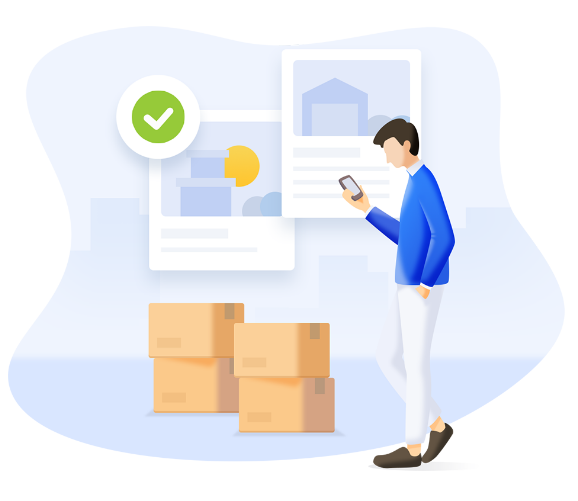
#> input picture frames/Rectangle 16.png, 578 x 501 px
$ python test_evaluation.py
#> lines starting #> are read from the running program, lines starting #| are printed output that depends on the picture
### preprocessing.py
# preprocessing.py
import numpy as np
import cv2

def bgr_to_ycbcr(frame_bgr):
    """Convert BGR frame to YCbCr color space."""
    frame_float = frame_bgr.astype(np.float32)

    B = frame_float[:, :, 0]
    G = frame_float[:, :, 1]
    R = frame_float[:, :, 2]

    Y  =  0.299  * R + 0.587  * G + 0.114  * B
    Cb = -0.1687 * R - 0.3313 * G + 0.5    * B + 128
    Cr =  0.5    * R - 0.4187 * G - 0.0813 * B + 128

    return Y, Cb, Cr


def chroma_subsample(Cb, Cr):
    """4:2:0 subsampling — reduce Cb and Cr by half in both dimensions."""
    Cb_sub = Cb[::2, ::2]
    Cr_sub = Cr[::2, ::2]
    return Cb_sub, Cr_sub


def chroma_upsample(Cb_sub, Cr_sub, original_shape):
    """Upsample Cb and Cr back to original size."""
    h, w = original_shape
    Cb_up = cv2.resize(Cb_sub, (w, h), interpolation=cv2.INTER_LINEAR)
    Cr_up = cv2.resize(Cr_sub, (w, h), interpolation=cv2.INTER_LINEAR)
    return Cb_up, Cr_up


def ycbcr_to_bgr(Y, Cb, Cr):
    """Convert YCbCr back to BGR."""
    R = Y + 1.402  * (Cr - 128)
    G = Y - 0.3441 * (Cb - 128) - 0.7141 * (Cr - 128)
    B = Y + 1.7720 * (Cb - 128)

    bgr = np.stack([B, G, R], axis=2)
    bgr = np.clip(bgr, 0, 255).astype(np.uint8)
    return bgr


def preprocess_frame(frame_bgr):
    """Full preprocessing pipeline for one frame."""
    Y, Cb, Cr = bgr_to_ycbcr(frame_bgr)
    Cb_sub, Cr_sub = chroma_subsample(Cb, Cr)
    return Y, Cb_sub, Cr_sub


def reconstruct_frame(Y, Cb_sub, Cr_sub):
    """Reconstruct BGR frame from YCbCr components."""
    h, w = Y.shape
    Cb_up, Cr_up = chroma_upsample(Cb_sub, Cr_sub, (h, w))
    return ycbcr_to_bgr(Y, Cb_up, Cr_up)

### intra_coding.py
# intra_coding.py
import numpy as np
from scipy.fft import dctn, idctn

# Matrice de quantification standard JPEG (luminance)
Q_MATRIX = np.array([
    [16, 11, 10, 16, 24,  40,  51,  61],
    [12, 12, 14, 19, 26,  58,  60,  55],
    [14, 13, 16, 24, 40,  57,  69,  56],
    [14, 17, 22, 29, 51,  87,  80,  62],
    [18, 22, 37, 56, 68,  109, 103, 77],
    [24, 35, 55, 64, 81,  104, 113, 92],
    [49, 64, 78, 87, 103, 121, 120, 101],
    [72, 92, 95, 98, 112, 100, 103, 99]
], dtype=np.float32)


def get_quantization_matrix(quality=50):
    """Scale Q matrix based on quality factor (1=low quality, 100=high quality)."""
    if quality <= 0:
        quality = 1
    if quality > 100:
        quality = 100

    if quality < 50:
        scale = 5000 / quality
    else:
        scale = 200 - 2 * quality

    Q = np.floor((Q_MATRIX * scale + 50) / 100)
    Q = np.clip(Q, 1, 255)
    return Q


def apply_dct(block):
    """Apply 2D DCT to an 8x8 block."""
    return dctn(block, norm='ortho')


def apply_idct(block):
    """Apply 2D IDCT to an 8x8 block."""
    return idctn(block, norm='ortho')


def quantize(dct_block, Q):
    """Quantize DCT coefficients."""
    return np.round(dct_block / Q).astype(np.int32)


def dequantize(quant_block, Q):
    """Dequantize coefficients."""
    return (quant_block * Q).astype(np.float32)


def encode_channel(channel, quality=50):
    """
    Encode a single channel (Y, Cb, or Cr) using DCT + quantization.
    Returns quantized blocks as a 2D array of 8x8 blocks.
    """
    h, w = channel.shape
    Q = get_quantization_matrix(quality)

    # Pad to multiple of 8
    h_pad = (8 - h % 8) % 8
    w_pad = (8 - w % 8) % 8
    padded = np.pad(channel, ((0, h_pad), (0, w_pad)), mode='edge')

    ph, pw = padded.shape
    blocks_h = ph // 8
    blocks_w = pw // 8

    quantized_blocks = np.zeros((blocks_h, blocks_w, 8, 8), dtype=np.int32)

    for i in range(blocks_h):
        for j in range(blocks_w):
            block = padded[i*8:(i+1)*8, j*8:(j+1)*8].astype(np.float32) - 128
            dct_block = apply_dct(block)
            quantized_blocks[i, j] = quantize(dct_block, Q)

    return quantized_blocks, (h, w), quality


def decode_channel(quantized_blocks, original_shape, quality=50):
    """
    Decode a channel from quantized DCT blocks back to pixel values.
    """
    Q = get_quantization_matrix(quality)
    blocks_h, blocks_w = quantized_blocks.shape[:2]
    ph, pw = blocks_h * 8, blocks_w * 8

    reconstructed = np.zeros((ph, pw), dtype=np.float32)

    for i in range(blocks_h):
        for j in range(blocks_w):
            dct_block = dequantize(quantized_blocks[i, j], Q)
            block = apply_idct(dct_block) + 128
            reconstructed[i*8:(i+1)*8, j*8:(j+1)*8] = block

    # Crop back to original size
    h, w = original_shape
    reconstructed = reconstructed[:h, :w]
    return np.clip(reconstructed, 0, 255).astype(np.float32)


def encode_iframe(Y, Cb, Cr, quality=50):
    """Encode a full I-frame (all 3 channels)."""
    Y_blocks,  Y_shape,  _ = encode_channel(Y,  quality)
    Cb_blocks, Cb_shape, _ = encode_channel(Cb, quality)
    Cr_blocks, Cr_shape, _ = encode_channel(Cr, quality)
    return {
        'type'    : 'I',
        'Y'       : Y_blocks,
        'Cb'      : Cb_blocks,
        'Cr'      : Cr_blocks,
        'Y_shape' : Y_shape,
        'Cb_shape': Cb_shape,
        'Cr_shape': Cr_shape,
        'quality' : quality
    }


def decode_iframe(iframe_data):
    """Decode a full I-frame."""
    quality = iframe_data['quality']
    Y  = decode_channel(iframe_data['Y'],  iframe_data['Y_shape'],  quality)
    Cb = decode_channel(iframe_data['Cb'], iframe_data['Cb_shape'], quality)
    Cr = decode_channel(iframe_data['Cr'], iframe_data['Cr_shape'], quality)
    return Y, Cb, Cr

### inter_coding.py
# inter_coding.py
import numpy as np
from intra_coding import encode_channel, decode_channel, apply_dct, apply_idct, quantize, dequantize, get_quantization_matrix


def block_matching(current_block, ref_frame, ref_y, ref_x, search_window=8):
    """
    Find the best matching block in the reference frame.
    Returns the motion vector (dy, dx) and the best matching block.
    """
    h, w = ref_frame.shape
    bh, bw = current_block.shape  # 16x16

    best_sad = float('inf')
    best_dy, best_dx = 0, 0

    for dy in range(-search_window, search_window + 1):
        for dx in range(-search_window, search_window + 1):
            ny = ref_y + dy
            nx = ref_x + dx

            # Boundary check
            if ny < 0 or nx < 0 or ny + bh > h or nx + bw > w:
                continue

            ref_block = ref_frame[ny:ny+bh, nx:nx+bw]
            sad = np.sum(np.abs(current_block.astype(np.float32) - ref_block.astype(np.float32)))

            if sad < best_sad:
                best_sad = sad
                best_dy = dy
                best_dx = dx

    best_ref_block = ref_frame[
        ref_y + best_dy : ref_y + best_dy + bh,
        ref_x + best_dx : ref_x + best_dx + bw
    ]
    return best_dy, best_dx, best_ref_block


def encode_residual(residual, quality=50):
    """Apply DCT + quantization to a residual block (16x16 split into 4 8x8 blocks)."""
    Q = get_quantization_matrix(quality)
    quant_blocks = np.zeros((2, 2, 8, 8), dtype=np.int32)

    for i in range(2):
        for j in range(2):
            block = residual[i*8:(i+1)*8, j*8:(j+1)*8].astype(np.float32)
            dct_block = apply_dct(block)
            quant_blocks[i, j] = quantize(dct_block, Q)

    return quant_blocks


def decode_residual(quant_blocks, quality=50):
    """Decode residual from quantized DCT blocks."""
    Q = get_quantization_matrix(quality)
    residual = np.zeros((16, 16), dtype=np.float32)

    for i in range(2):
        for j in range(2):
            dct_block = dequantize(quant_blocks[i, j], Q)
            block = apply_idct(dct_block)
            residual[i*8:(i+1)*8, j*8:(j+1)*8] = block

    return residual


def encode_pframe(current_Y, ref_Y, quality=50, search_window=8):
    """
    Encode a P-frame using motion estimation on the Y channel.
    Returns motion vectors and encoded residuals.
    """
    h, w = current_Y.shape

    # Pad to multiple of 16
    h_pad = (16 - h % 16) % 16
    w_pad = (16 - w % 16) % 16
    curr_padded = np.pad(current_Y, ((0, h_pad), (0, w_pad)), mode='edge')
    ref_padded  = np.pad(ref_Y,     ((0, h_pad), (0, w_pad)), mode='edge')

    ph, pw = curr_padded.shape
    blocks_h = ph // 16
    blocks_w = pw // 16

    motion_vectors = np.zeros((blocks_h, blocks_w, 2), dtype=np.int32)
    residual_blocks = []

    for i in range(blocks_h):
        row = []
        for j in range(blocks_w):
            curr_block = curr_padded[i*16:(i+1)*16, j*16:(j+1)*16]

            dy, dx, ref_block = block_matching(
                curr_block, ref_padded,
                ref_y=i*16, ref_x=j*16,
                search_window=search_window
            )

            motion_vectors[i, j] = [dy, dx]

            residual = curr_block.astype(np.float32) - ref_block.astype(np.float32)
            quant_residual = encode_residual(residual, quality)
            row.append(quant_residual)

        residual_blocks.append(row)

    return {
        'type'           : 'P',
        'motion_vectors' : motion_vectors,
        'residuals'      : residual_blocks,
        'original_shape' : (h, w),
        'quality'        : quality
    }


def decode_pframe(pframe_data, ref_Y):
    """Reconstruct P-frame from motion vectors + residuals + reference frame."""
    h, w = pframe_data['original_shape']
    quality = pframe_data['quality']
    motion_vectors = pframe_data['motion_vectors']
    residual_blocks = pframe_data['residuals']

    h_pad = (16 - h % 16) % 16
    w_pad = (16 - w % 16) % 16
    ref_padded = np.pad(ref_Y, ((0, h_pad), (0, w_pad)), mode='edge')

    ph, pw = ref_padded.shape
    reconstructed = np.zeros((ph, pw), dtype=np.float32)

    blocks_h = ph // 16
    blocks_w = pw // 16

    for i in range(blocks_h):
        for j in range(blocks_w):
            dy, dx = motion_vectors[i, j]
            ref_y = i * 16 + dy
            ref_x = j * 16 + dx

            ref_y = np.clip(ref_y, 0, ph - 16)
            ref_x = np.clip(ref_x, 0, pw - 16)

            ref_block = ref_padded[ref_y:ref_y+16, ref_x:ref_x+16].astype(np.float32)
            residual = decode_residual(residual_blocks[i][j], quality)

            reconstructed[i*16:(i+1)*16, j*16:(j+1)*16] = ref_block + residual

    reconstructed = reconstructed[:h, :w]
    return np.clip(reconstructed, 0, 255).astype(np.float32)


# [5 lines left out: function get_frame_type, not called in this run]

### evaluation.py
# evaluation.py
import numpy as np
import matplotlib.pyplot as plt
import matplotlib.patches as mpatches
import cv2
import os


# ─── Quality Metrics ────────────────────────────────────────────────────────

def compute_psnr(original, reconstructed):
    """Compute Peak Signal-to-Noise Ratio between two frames."""
    original      = original.astype(np.float32)
    reconstructed = reconstructed.astype(np.float32)
    mse = np.mean((original - reconstructed) ** 2)
    if mse == 0:
        return float('inf')
    return 20 * np.log10(255.0 / np.sqrt(mse))


def compute_compression_ratio(original_frames, bin_path):
    """Compute overall compression ratio."""
    original_size  = sum(f.nbytes for f in original_frames)
    compressed_size = os.path.getsize(bin_path)
    return original_size / compressed_size, original_size, compressed_size


def print_metrics(frame_types, psnr_values, original_frames, bin_path):
    """Print a summary of all metrics."""
    ratio, orig_size, comp_size = compute_compression_ratio(original_frames, bin_path)

    print("\n" + "="*50)
    print("         EVALUATION SUMMARY")
    print("="*50)
    print(f"  Total frames     : {len(frame_types)}")
    print(f"  I-frames         : {frame_types.count('I')}")
    print(f"  P-frames         : {frame_types.count('P')}")
    print(f"  Original size    : {orig_size:,} bytes")
    print(f"  Compressed size  : {comp_size:,} bytes")
    print(f"  Compression ratio: {ratio:.2f}x")
    print(f"  Avg PSNR         : {np.mean(psnr_values):.2f} dB")
    print("="*50)
    for i, (ft, psnr) in enumerate(zip(frame_types, psnr_values)):
        print(f"  Frame {i:2d} [{ft}]  PSNR: {psnr:.2f} dB")
    print("="*50 + "\n")


# ─── Pipeline Visualisation ─────────────────────────────────────────────────

def visualize_pipeline(original_frames, reconstructed_frames,
                       encoded_frames, frame_types,
                       psnr_values, bin_path):
    """
    Produce a single figure showing every stage of the pipeline.
    """
    from preprocessing import preprocess_frame
    from intra_coding  import encode_iframe

    fig = plt.figure(figsize=(22, 24))
    fig.suptitle("MPEG-4 Encoder Pipeline — Full Visualisation", fontsize=16, fontweight='bold')

    # ── 1. Original frames ──────────────────────────────────────────────────
    n_frames = min(len(original_frames), 4)
    for i in range(n_frames):
        ax = fig.add_subplot(6, 4, i + 1)
        ax.imshow(cv2.cvtColor(original_frames[i], cv2.COLOR_BGR2RGB))
        ax.set_title(f"Frame {i} [{frame_types[i]}]", fontsize=9)
        ax.axis('off')

    # ── 2. Color space channels ─────────────────────────────────────────────
    Y, Cb, Cr = preprocess_frame(original_frames[0])
    for idx, (channel, name) in enumerate([(Y, 'Y'), (Cb, 'Cb'), (Cr, 'Cr')]):
        ax = fig.add_subplot(6, 4, 5 + idx)
        ax.imshow(channel, cmap='gray')
        ax.set_title(f"Color Space: {name}", fontsize=9)
        ax.axis('off')

    ax_info = fig.add_subplot(6, 4, 8)
    ax_info.text(0.5, 0.5,
                 f"YCbCr 4:2:0\nY:  {Y.shape}\nCb: {Cb.shape}\nCr: {Cr.shape}",
                 ha='center', va='center', fontsize=10,
                 bbox=dict(boxstyle='round', facecolor='lightyellow'))
    ax_info.axis('off')
    ax_info.set_title("Subsampling Info", fontsize=9)

    # ── 3. DCT & Quantisation ────────────────────────────────────────────────
    # Find a non-uniform block
    bi, bj = 0, 0
    for ii in range(encoded_frames[0]['Y'].shape[0]):
        for jj in range(encoded_frames[0]['Y'].shape[1]):
            if Y[ii*8:(ii+1)*8, jj*8:(jj+1)*8].std() > 10:
                bi, bj = ii, jj
                break
        else:
            continue
        break

    raw_block  = Y[bi*8:(bi+1)*8, bj*8:(bj+1)*8]
    dct_block  = encoded_frames[0]['Y'][bi, bj]
    rec_block  = reconstructed_frames[0][bi*8:(bi+1)*8, bj*8:(bj+1)*8] if reconstructed_frames[0] is not None else raw_block

    for idx, (data, title) in enumerate([
        (raw_block,  "Raw 8×8 block"),
        (dct_block,  "DCT quantised"),
        (rec_block,  "Reconstructed block")
    ]):
        ax = fig.add_subplot(6, 4, 9 + idx)
        im = ax.imshow(data, cmap='RdBu_r')
        ax.set_title(title, fontsize=9)
        plt.colorbar(im, ax=ax, fraction=0.046)
        ax.axis('off')

    # ── 4. Motion vectors ────────────────────────────────────────────────────
    p_idx = next((i for i, t in enumerate(frame_types) if t == 'P'), None)
    ax_mv = fig.add_subplot(6, 4, 13)

    if p_idx is not None and reconstructed_frames[p_idx - 1] is not None:
        ax_mv.imshow(reconstructed_frames[p_idx - 1], cmap='gray')
        mv = encoded_frames[p_idx]['motion_vectors']
        for i in range(0, mv.shape[0], 2):
            for j in range(0, mv.shape[1], 2):
                dy, dx = mv[i, j]
                ax_mv.annotate("", xy=(j*16+8+dx, i*16+8+dy),
                               xytext=(j*16+8, i*16+8),
                               arrowprops=dict(arrowstyle="->", color='red', lw=0.8))
        ax_mv.set_title(f"Motion Vectors (Frame {p_idx})", fontsize=9)
    else:
        ax_mv.text(0.5, 0.5, "No P-frame", ha='center', va='center')
        ax_mv.set_title("Motion Vectors", fontsize=9)
    ax_mv.axis('off')

    # ── 5. Residuals & Reconstruction ────────────────────────────────────────
    if p_idx is not None:
        mv   = encoded_frames[p_idx]['motion_vectors']
        dy0, dx0 = mv[0, 0]
        h_ref, w_ref = reconstructed_frames[p_idx - 1].shape
        ref_y = min(max(0, dy0), h_ref - 16)
        ref_x = min(max(0, dx0), w_ref - 16)
        ref_block_16 = reconstructed_frames[p_idx - 1][ref_y:ref_y+16, ref_x:ref_x+16]

        from inter_coding import decode_residual
        res_decoded = decode_residual(encoded_frames[p_idx]['residuals'][0][0],
                                      encoded_frames[p_idx]['quality'])

        ax_res = fig.add_subplot(6, 4, 14)
        ax_res.imshow(res_decoded, cmap='RdBu_r')
        ax_res.set_title("Residual (P-frame block)", fontsize=9)
        ax_res.axis('off')

        ax_ref = fig.add_subplot(6, 4, 15)
        ax_ref.imshow(ref_block_16, cmap='gray')
        ax_ref.set_title("Ref block (motion comp.)", fontsize=9)
        ax_ref.axis('off')

    # ── 6. PSNR chart ────────────────────────────────────────────────────────
    ax_psnr = fig.add_subplot(6, 1, 6)
    colors = ['steelblue' if t == 'I' else 'tomato' for t in frame_types]
    bars   = ax_psnr.bar(range(len(psnr_values)), psnr_values, color=colors)
    ax_psnr.set_xlabel("Frame index")
    ax_psnr.set_ylabel("PSNR (dB)")
    ax_psnr.set_title("PSNR per Frame")
    ax_psnr.axhline(y=np.mean(psnr_values), color='green', linestyle='--',
                    label=f"Mean PSNR: {np.mean(psnr_values):.2f} dB")
    ax_psnr.legend()
    i_patch = mpatches.Patch(color='steelblue', label='I-frame')
    p_patch = mpatches.Patch(color='tomato',    label='P-frame')
    ax_psnr.legend(handles=[i_patch, p_patch,
                             mpatches.Patch(color='green', label=f"Mean: {np.mean(psnr_values):.2f} dB")])

    plt.tight_layout()
    plt.savefig("output/pipeline_visualisation.png", dpi=150, bbox_inches='tight')
    plt.show()
    print("✅ Saved: output/pipeline_visualisation.png")

### entropy_coding.py
# entropy_coding.py
import numpy as np
import pickle
import zlib
import os


def serialize_data(encoded_frames):
    """
    Serialize all encoded frames (I-frames and P-frames) into bytes using pickle.
    """
    return pickle.dumps(encoded_frames)


def compress_data(serialized_data):
    """
    Apply zlib lossless compression to serialized data.
    """
    return zlib.compress(serialized_data, level=9)  # level 9 = max compression


# [12 lines left out: functions decompress_data, deserialize_data, not called in this run]


def write_bin_file(compressed_data, output_path):
    """
    Write compressed data to a .bin file with a header.
    Header format: magic bytes + version + data size
    """
    magic   = b'MPEG4SIM'   # 8 bytes identifier
    version = (1).to_bytes(2, byteorder='big')  # version 1
    size    = len(compressed_data).to_bytes(8, byteorder='big')  # data size

    with open(output_path, 'wb') as f:
        f.write(magic)
        f.write(version)
        f.write(size)
        f.write(compressed_data)

    print(f"✅ Written to {output_path} ({os.path.getsize(output_path)} bytes)")


# [18 lines left out: function read_bin_file, not called in this run]


def encode_to_bin(encoded_frames, output_path):
    """
    Full pipeline: encoded frames → serialized → compressed → .bin file
    """
    print("🔄 Serializing data...")
    serialized = serialize_data(encoded_frames)
    print(f"   Serialized size : {len(serialized):,} bytes")

    print("🔄 Compressing data...")
    compressed = compress_data(serialized)
    print(f"   Compressed size : {len(compressed):,} bytes")
    print(f"   Compression ratio (entropy stage): {len(serialized)/len(compressed):.2f}x")

    print("🔄 Writing .bin file...")
    write_bin_file(compressed, output_path)


# [15 lines left out: function decode_from_bin, not called in this run]

### test_evaluation.py
# test_evaluation.py
import cv2
import numpy as np
from preprocessing  import preprocess_frame, reconstruct_frame
from intra_coding   import encode_iframe, decode_iframe
from inter_coding   import encode_pframe, decode_pframe
from entropy_coding import encode_to_bin, decode_from_bin
from evaluation     import compute_psnr, print_metrics, visualize_pipeline

# ── Frames ──────────────────────────────────────────────────────────────────
frame1 = cv2.imread("frames/Rectangle 16.png")
#> frame1 is the input picture: shape (501, 578, 3); mean B, G, R 240.5, 236, 234.6
frame2 = cv2.GaussianBlur(frame1, (5, 5), 0)
frame3 = cv2.GaussianBlur(frame1, (7, 7), 0)
frame4 = cv2.GaussianBlur(frame1, (9, 9), 0)
original_frames = [frame1, frame2, frame3, frame4]

GOP_SIZE = 2
QUALITY  = 50

encoded_frames       = []
reconstructed_Y      = []
reconstructed_frames = []
frame_types          = []
ref_Y                = None

# ── Encode ───────────────────────────────────────────────────────────────────
for idx, frame in enumerate(original_frames):
    Y, Cb, Cr = preprocess_frame(frame)

    if idx % GOP_SIZE == 0:
        enc   = encode_iframe(Y, Cb, Cr, quality=QUALITY)
        Y_rec, Cb_rec, Cr_rec = decode_iframe(enc)
        ftype = 'I'
    else:
        enc   = encode_pframe(Y, ref_Y, quality=QUALITY)
        Y_rec = decode_pframe(enc, ref_Y)
        Cb_rec, Cr_rec = Cb, Cr
        ftype = 'P'

    ref_Y = Y_rec
    encoded_frames.append(enc)
    reconstructed_Y.append(Y_rec)
    frame_types.append(ftype)

    rec_bgr = reconstruct_frame(Y_rec, Cb_rec, Cr_rec)
    reconstructed_frames.append(rec_bgr)
    print(f"Frame {idx} → {ftype}-frame encoded ✅")
#> this loop made 4 passes
#> (printed output is left out)
#> pass 1, in bgr_to_ycbcr, `B = frame_float[:, :, 0]`:
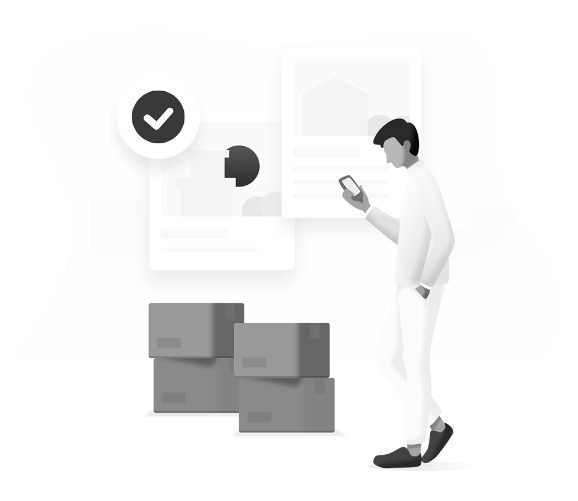
#> B: shape (501, 578) float32; min 0, max 255, mean 240.5
#> pass 1, in bgr_to_ycbcr, `G = frame_float[:, :, 1]`:
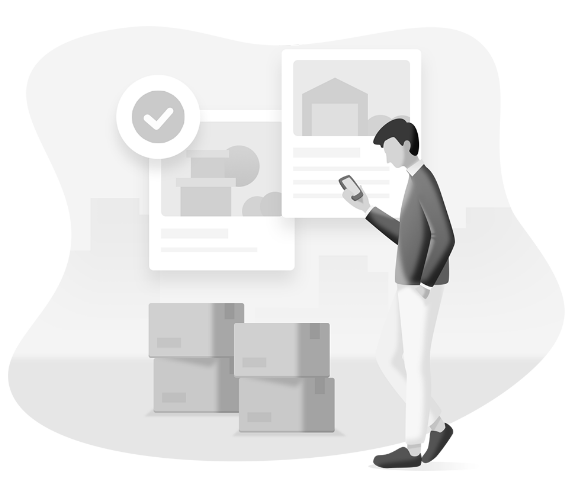
#> G: shape (501, 578) float32; min 2, max 255, mean 236
#> pass 1, in bgr_to_ycbcr, `R = frame_float[:, :, 2]`:
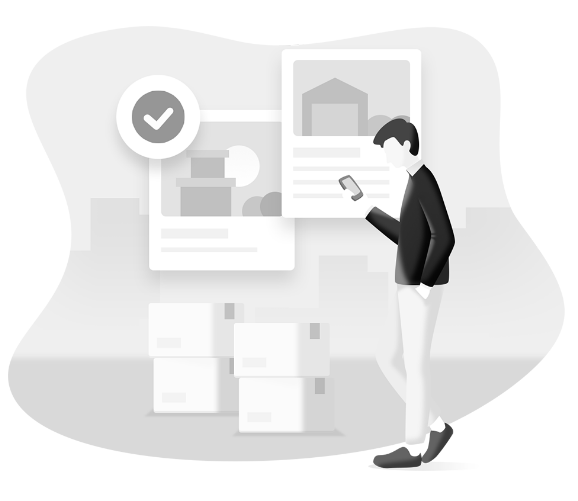
#> R: shape (501, 578) float32; min 0, max 255, mean 234.6

# ── Save .bin ────────────────────────────────────────────────────────────────
encode_to_bin(encoded_frames, "output/compressed.bin")
#|    Serialized size : 6,106,933 bytes
#|    Compressed size : 69,397 bytes
#|    Compression ratio (entropy stage): 88.00x

# ── PSNR ─────────────────────────────────────────────────────────────────────
psnr_values = [
    compute_psnr(original_frames[i], reconstructed_frames[i])
    for i in range(len(original_frames))
]

# ── Metrics ───────────────────────────────────────────────────────────────────
print_metrics(frame_types, psnr_values, original_frames, "output/compressed.bin")
#|   Total frames     : 4
#|   I-frames         : 2
#|   P-frames         : 2
#|   Original size    : 3,474,936 bytes
#|   Compressed size  : 69,415 bytes
#|   Compression ratio: 50.06x
#|   Avg PSNR         : 41.83 dB
#> the loop in print_metrics, `for i, (ft, psnr) in enumerate(zip(frame_types, psnr_values)):` made 4 passes
#> (ft, psnr) on passes 1 to 4: ('I', 37), ('P', 43.2), ('I', 41.96), ('P', 45.14)
#> (printed output is left out)

# ── Visualise ─────────────────────────────────────────────────────────────────
visualize_pipeline(
    original_frames,
    reconstructed_Y,
    encoded_frames,
    frame_types,
    psnr_values,
    "output/compressed.bin"
)
#> in bgr_to_ycbcr (call 5), `Cb = -0.1687 * R - 0.3313 * G + 0.5    * B + 128`:
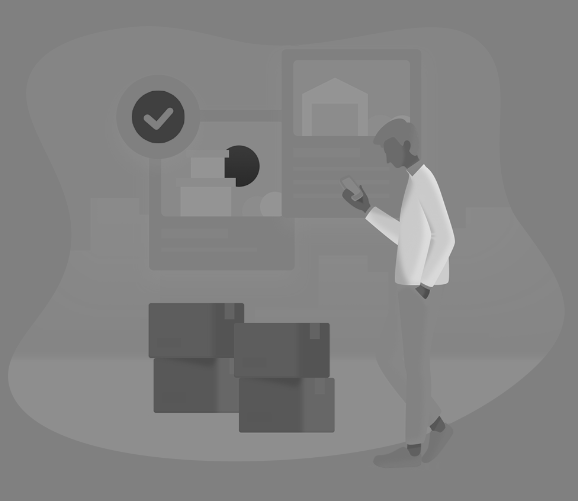
#> Cb: shape (501, 578) float32; min 33.71, max 230.5, mean 130.5
#> (the rest of the program and of its run is left out)
